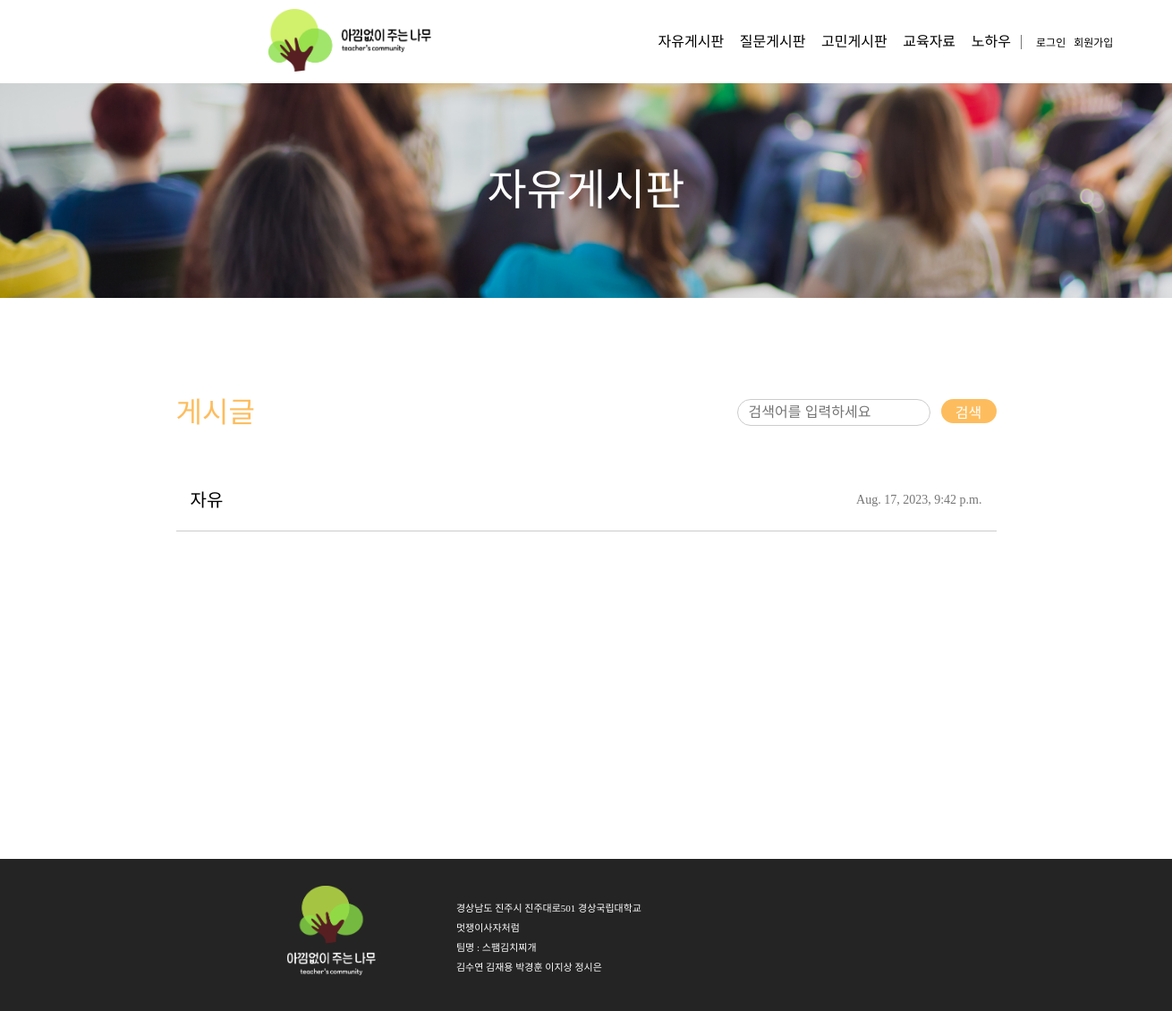
The app's page /free_board/, older data.
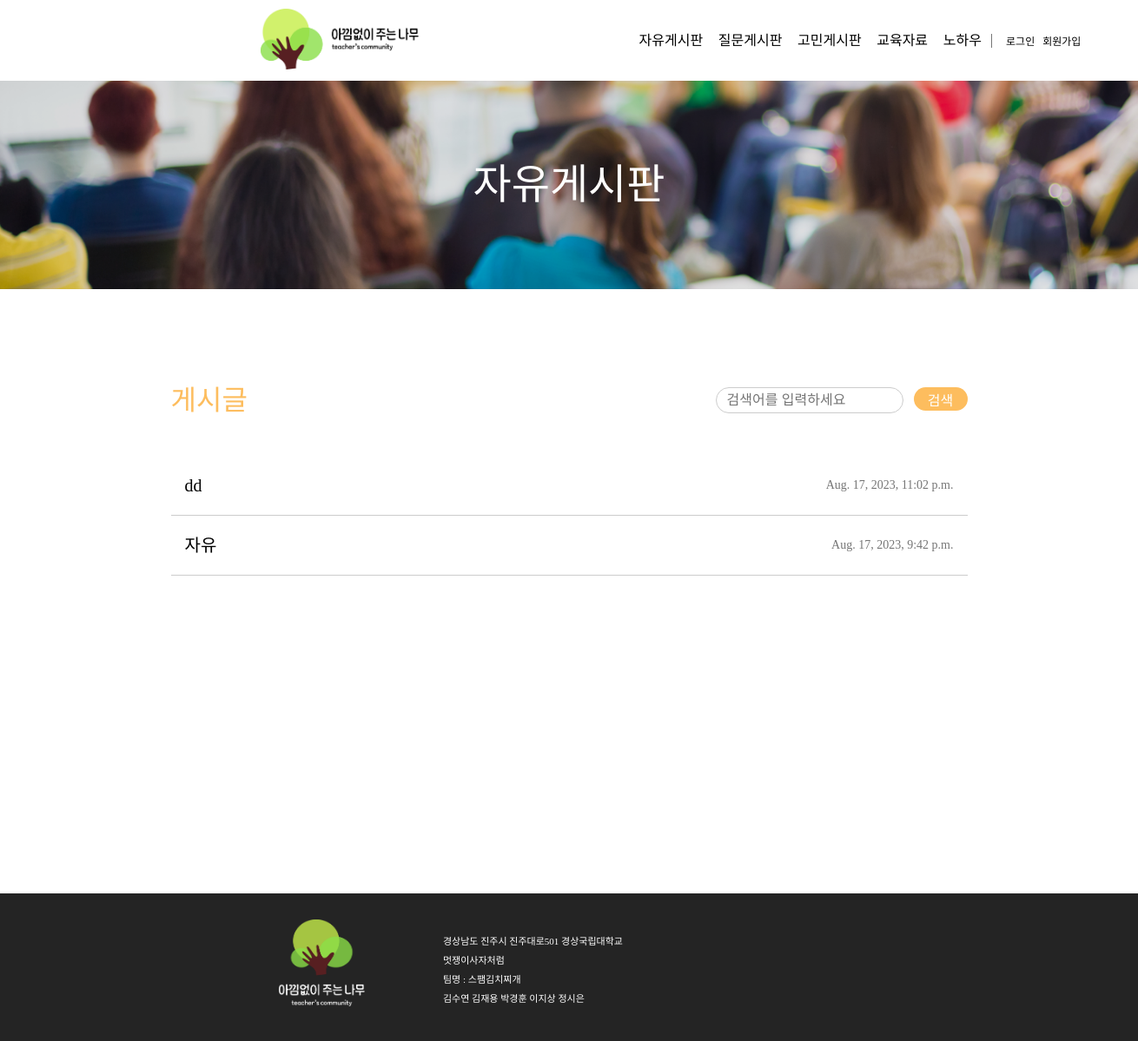
The same page, newer data.
### teacher_community/models.py (models this page shows, shortened)
class Post(models.Model):
    author = models.ForeignKey(
        Teacher, related_name="post_author", on_delete=models.CASCADE
    )
    title = models.CharField(max_length=255)
    content = models.TextField()
    created_at = models.DateTimeField(auto_now_add=True)
    updated_at = models.DateTimeField(auto_now=True)
    views = models.PositiveIntegerField(default=0)  # 조회수 필드 추가
    likes_user = models.ManyToManyField(
        settings.AUTH_USER_MODEL, related_name="likes_user", blank=True
    )
    category = models.CharField(max_length=10)
    file = models.FileField(upload_to="post_files/", blank=True, null=True)  # 파일 첨부 필드
    class Meta:
        ordering = ["-created_at"]  # 최신 글이 먼저 오도록 정렬

### teacher_community/views.py (the view)
# urls.py: path("free_board/", views.free_board, name="free_board"),
def free_board(request):
    posts = Post.objects.filter(category="자유게시판")
    print("실행1")
    return render(request, "free_board.html", {"posts": posts})

### templates/free_board.html (shortened to what this page needs)
{% extends 'nav_footer.html' %} {% load static %} {% block content %}
<!DOCTYPE html>
<html lang="ko">
  <head>
    <link rel="stylesheet" href="{% static 'css/free_board.css' %}" />
  </head>
  <body>
    <div class="wrapper">
      <div class="backgroundTitle"><span>자유게시판</span></div>
      <div class="main">
        <div class="upMain">
          <div class="postName">게시글</div>
          <div class="search">
            <form action="{% url 'free_search' %}" method="GET">
              <div class="searchwrapper">
                <div class="searchBox">
                  <input
                    type="text"
                    class="textBox"
                    name="q"
                    placeholder="검색어를 입력하세요"
                  />
                </div>
                <button type="submit" class="searchButton">
                  <div class="searchButtonText">검색</div>
                </button>
              </div>
            </form>
          </div>
        </div>
        <div class="midMain">
          {% for post in posts %}
          <a href="{% url 'detail' post.id %}" class="post">
            <div class="postTitle">{{ post.title }}</div>
            <div class="postTime">{{ post.created_at }}</div>
          </a>
          {% endfor %}
        </div>
        <div class="downMain">
        </div>
      </div>
    </div>
  </body>
</html>
{% endblock %}

Row changes from the older to the newer data that the page shows:
added Post: title "dd", created_at "Aug. 17, 2023, 11:02 p.m."
